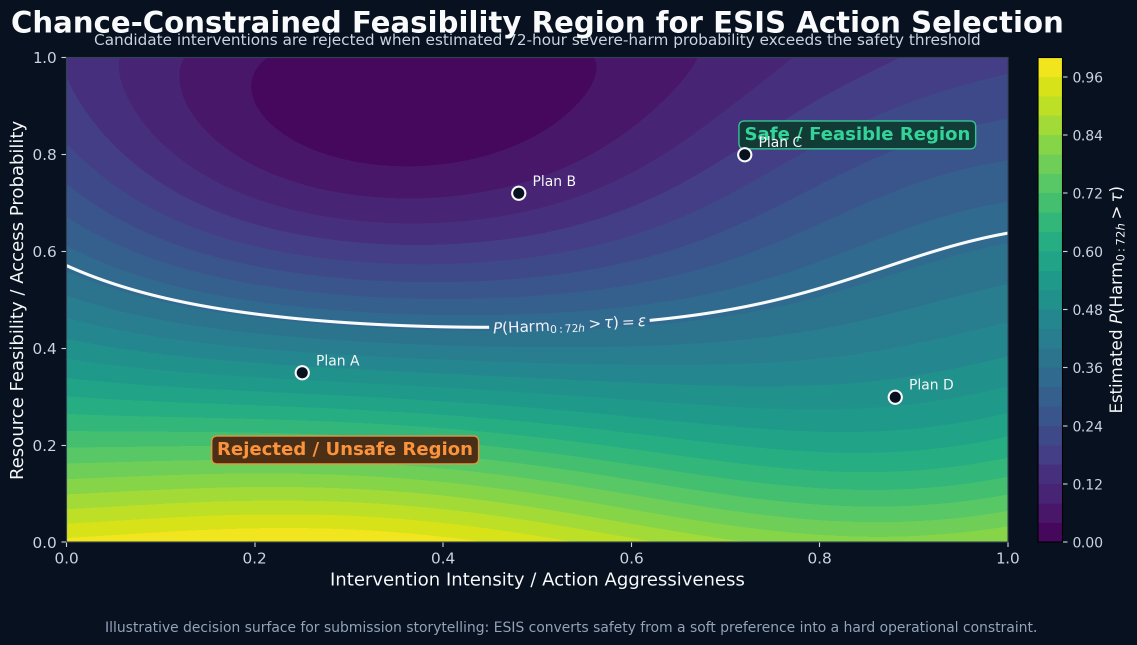
#> input picture esis_chance_constraint_feasibility.png, 2273 x 1290 px, found by its file name (shown at 1/2 size)
$ python resize.py
#> lines starting #> are read from the running program, lines starting #| are printed output that depends on the picture
from PIL import Image

def resize_image(input_path, output_path, target_height=800):
#> called with input_path = 'esis_chance_constraint_feasibility.png', output_path = 'esis_chance_constraint_resized.png', target_height = 800
    img = Image.open(input_path)
#> img is the input picture: PIL image 2273x1290 RGBA; mean R, G, B, A 53.4, 83.1, 92.6, 255

    # Maintain aspect ratio
    aspect_ratio = img.width / img.height
#> aspect_ratio = 1.76
    new_height = target_height
    new_width = int(new_height * aspect_ratio)
#> new_width = 1409

    resized = img.resize((new_width, new_height), Image.LANCZOS)
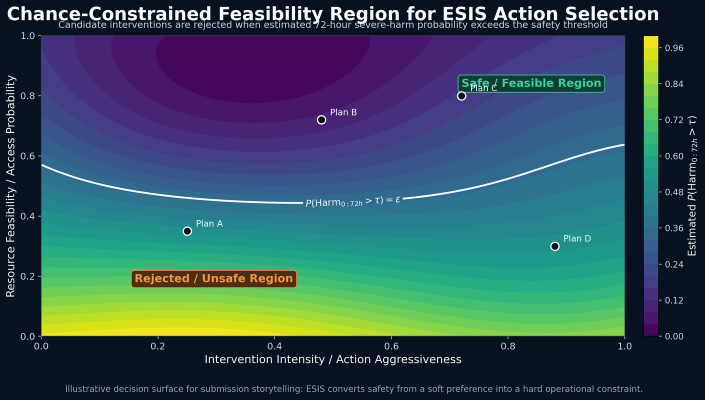
#> resized: PIL image 1409x800 RGBA (shown at 1/2 size); mean R, G, B, A 53.4, 83.1, 92.5, 255
    resized.save(output_path)

    print(f"Saved resized image: {output_path} ({new_width}x{new_height})")
#| Saved resized image: esis_chance_constraint_resized.png (1409x800)


# Example usage
resize_image(
    "esis_chance_constraint_feasibility.png",
    "esis_chance_constraint_resized.png",
    target_height=800
)

$ run again, with esis_decision_loop.png copied over esis_chance_constraint_feasibility.png
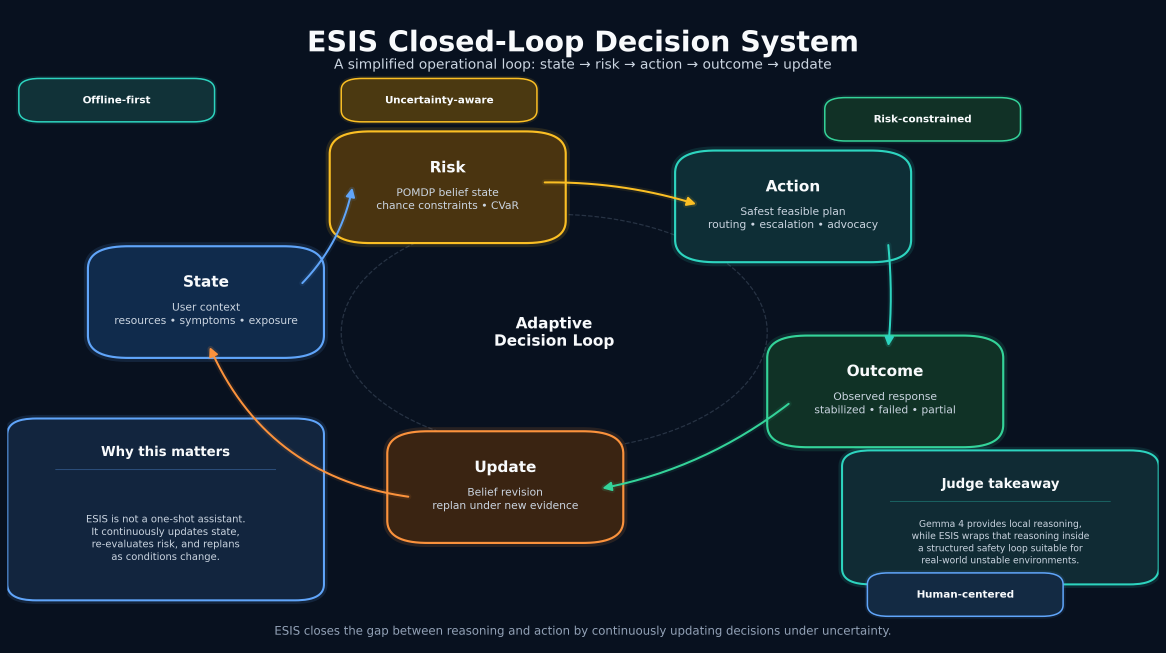
#> input picture esis_decision_loop.png, 3497 x 1957 px, found by its file name (shown at 1/3 size)
#> in resize_image, img is the input picture: PIL image 3497x1957 RGBA; mean R, G, B, A 21.9, 34.1, 43.8, 255
#> in resize_image, `resized = img.resize((new_width, new_height), Image.LANCZOS)`:
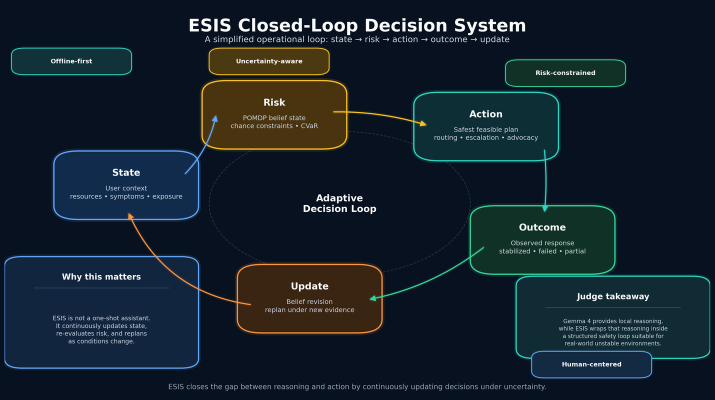
#> resized: PIL image 1429x800 RGBA (shown at 1/2 size); mean R, G, B, A 21.9, 34.1, 43.7, 255
#| Saved resized image: esis_chance_constraint_resized.png (1429x800)
